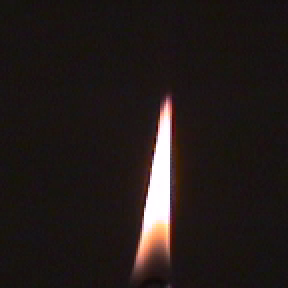
#> input picture Graphics-Programming/A08/A08/candle_in/candle 001.png, 144 x 144 px (shown 2 times larger); its folder holds 4 pictures in this run
$ python program.py   (Python 2 division)
#> lines starting #> are read from the running program, lines starting #| are printed output that depends on the picture
### Graphics-Programming/A08/A08/funcs.py
import cv2
import numpy as np

# [8 lines left out: function show, not called in this run]

def save(img,filename='out'):
    img=normalize_pic(img)
    cv2.imwrite(filename,img)

def normalize_pic(img):
    if img.dtype==np.uint8:
        return img
    elif np.max(img)<=1 and np.min(img)>=0:
        img=np.uint8(img*255)
        return img
    elif np.max(img)<=255 and np.min(img)>=0:
        img=np.uint8(img)
        return img
    else:
        img=img*1.0
        img-=np.min(img)
        img/=np.max(img)
        img*=255.99999
        img=np.uint8(img)
        return img

# [6 lines left out: function trans_img, not called in this run]

"""0<percent<1#s
   Must be same size"""
# [5 lines left out: function mix, not called in this run]

"""0<percent<1"""
def tint(img,color,percent):
    return mix(img,np.array(color),percent)

# [32 lines left out: functions grayscale, rotate, not called in this run]


### Graphics-Programming/A08/A08/program.py
import cv2
import numpy as np
import glob,funcs

def save_imgs(imgs,stem):

    i=0
    max_num=len(imgs)-1
    digits=np.ceil(np.log10(max_num))
    for img in imgs:
	if i:
	    power=np.ceil(np.log10(i)+0.00000001)
	else:
	    power=1
	num_of_zeros=digits-power
	leading_zeros="0"*int(num_of_zeros)
	cv2.imwrite("%s%s%i.png"%(stem,leading_zeros,i),img)
	i+=1

def start_end_frame(imgs):

    length=len(imgs)
    print length
    """Raw diff img"""
    diffs=np.zeros((length,length),dtype=np.float32)
    for i in range(length):
	print i
	for j in range(i,length):

	    img1=imgs[i]
	    img2=imgs[j]
	    diff=(np.float32(img1)-img2)**2
	    diffs[i,j]+=np.sum(diff)
	    diffs[j,i]+=np.sum(diff)
    print "diffs done"
    out1=diffs.copy()

    """Blur and window"""
    diag_kernel=np.float32([[1,0,0,0,0],
			    [0,4,0,0,0],
			    [0,0,6,0,0],
			    [0,0,0,4,0],
			    [0,0,0,0,1]])
    diag_kernel/=np.sum(diag_kernel)

    max_diff=np.max(diffs)

    for i in range(length):
	for j in range(length):
	    #Discount anything less than 30 frames away
	    if np.abs(i-j)<30:
		diffs[i,j]+=max_diff


    diffs=cv2.filter2D(diffs,-1,diag_kernel,borderType=cv2.BORDER_REFLECT)
    diffs=diffs[1:-1,1:-1]

    out2=diffs.copy()

    coord=np.argmin(diffs)
    frame1=(coord//(length-2))+1
    frame2=(coord%(length-2))+1

    start=min(frame1,frame2)
    end=max(frame1,frame2)

    print start,end

    return out1,out2,start,end

"""Candle"""

candle_names=glob.glob("candle_in\*.png")
candle_names=sorted(candle_names)
candle_imgs=[]
for img in candle_names:
    candle_imgs.append(cv2.imread(img))

out1,out2,start,end=start_end_frame(candle_imgs)
#> after the loop in start_end_frame, `for i in range(length):`:
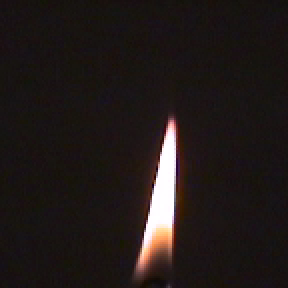
#> img1: shape (144, 144, 3) (shown 2 times larger); mean B, G, R 25.1, 26.7, 33.8

candle_out=candle_imgs[start:end]

save_imgs(candle_out,"candle_out\\")
funcs.save(out1,"candle_out\out1.png")
funcs.save(out2,"candle_out\out2.png")

"""Personal"""

printer_names=glob.glob("printer_in\*.png")
printer_names=sorted(printer_names)
printer_imgs=[]
for img in printer_names:
    printer_imgs.append(cv2.imread(img))

out3,out4,startp,endp=start_end_frame(printer_imgs)
#> (the run stopped early here; a loop or call above may not have finished)
